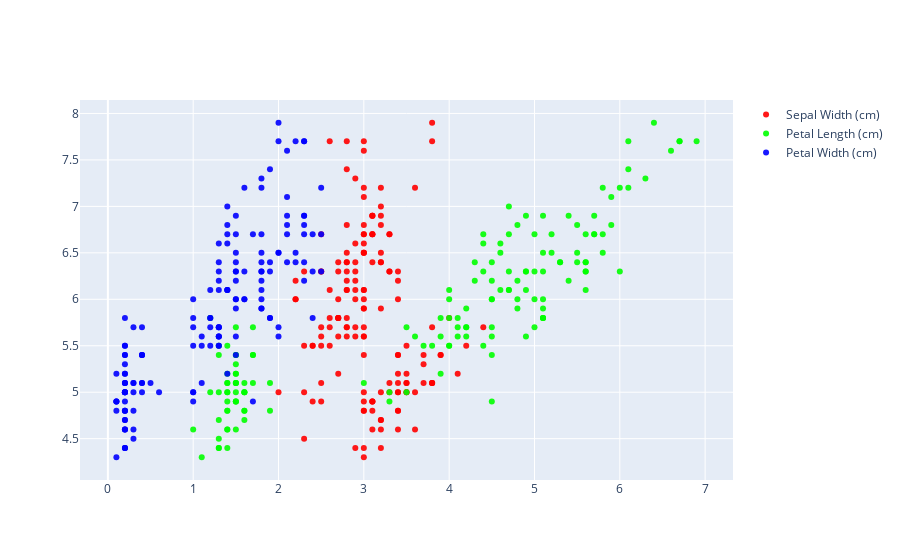

The notebook cell saved with this chart:
### Markdown cell above
## Scatter plot

### Code cell
S_SW = go.Scatter(
                    x = df.sepalwidth,
                    y = df.sepallentgth,
                    mode = "markers",
                    name = "Sepal Width (cm)",
                    marker = dict(color = 'rgba(255, 0, 0, 0.9)'),
                    text = df.Species
)

S_PL = go.Scatter(
                    x = df.petallength,
                    y = df.sepallentgth,
                    mode = "markers",
                    name = "Petal Length (cm)",
                    marker = dict(color = 'rgba(0, 255, 0, 0.9)'),
                    text = df.Species
)

S_PW = go.Scatter(
                    x = df.petalwidth,
                    y = df.sepallentgth,
                    mode = "markers",
                    name = "Petal Width (cm)",
                    marker = dict(color = 'rgba(0, 0, 255, 0.9)'),
                    text = df.Species
)

layout = dict(title = 'Change of Sepal Length by Other Properties',
              xaxis= dict(title= 'centimeters',ticklen= 5,zeroline= False)
             )
u = [S_SW, S_PL,S_PW]
fig = dict(data = u)
iplot(fig)

### Figure 1 — Plotly figure (JSON) as saved in the notebook; plotly's stock layout.template omitted (floating-point values rounded to 4 significant figures; data arrays with more than 128 entries replaced by an {"elided": "..."} marker saying what was removed)
{"data": [{"marker": {"color": "rgba(255, 0, 0, 0.9)"}, "mode": "markers", "name": "Sepal Width (cm)", "text": {"elided": "150 str values"}, "type": "scatter", "x": {"elided": "150 float values"}, "y": {"elided": "150 float values"}}, {"marker": {"color": "rgba(0, 255, 0, 0.9)"}, "mode": "markers", "name": "Petal Length (cm)", "text": {"elided": "150 str values"}, "type": "scatter", "x": {"elided": "150 float values"}, "y": {"elided": "150 float values"}}, {"marker": {"color": "rgba(0, 0, 255, 0.9)"}, "mode": "markers", "name": "Petal Width (cm)", "text": {"elided": "150 str values"}, "type": "scatter", "x": {"elided": "150 float values"}, "y": {"elided": "150 float values"}}], "layout": {}}
